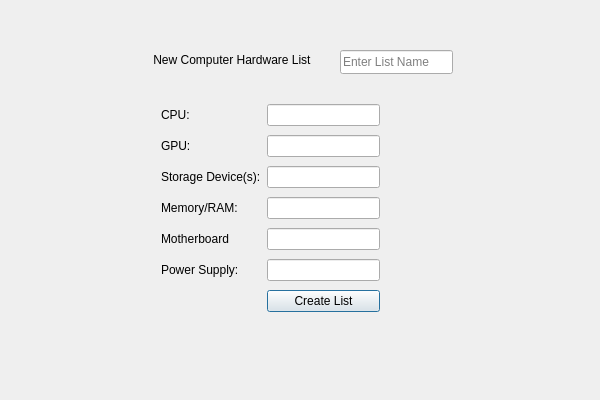
<?xml version="1.0" encoding="UTF-8"?>
<ui version="4.0">
 <class>NewListClass</class>
 <widget class="QDialog" name="NewListClass">
  <property name="geometry">
   <rect>
    <x>0</x>
    <y>0</y>
    <width>600</width>
    <height>400</height>
   </rect>
  </property>
  <property name="windowTitle">
   <string>New Part List</string>
  </property>
  <widget class="QWidget" name="layoutWidget">
   <property name="geometry">
    <rect>
     <x>150</x>
     <y>90</y>
     <width>241</width>
     <height>241</height>
    </rect>
   </property>
   <layout class="QGridLayout" name="gridLayout">
    <item row="4" column="1">
     <widget class="QLineEdit" name="memoryInput"/>
    </item>
    <item row="6" column="0">
     <widget class="QLabel" name="psuLabel">
      <property name="text">
       <string>Power Supply:</string>
      </property>
     </widget>
    </item>
    <item row="1" column="0">
     <widget class="QLabel" name="gpuLabel">
      <property name="text">
       <string>GPU:</string>
      </property>
     </widget>
    </item>
    <item row="5" column="0">
     <widget class="QLabel" name="motherboardLabel">
      <property name="text">
       <string>Motherboard</string>
      </property>
     </widget>
    </item>
    <item row="1" column="1">
     <widget class="QLineEdit" name="gpuInput"/>
    </item>
    <item row="3" column="1">
     <widget class="QLineEdit" name="storageInput"/>
    </item>
    <item row="5" column="1">
     <widget class="QLineEdit" name="motherboardInput"/>
    </item>
    <item row="4" column="0">
     <widget class="QLabel" name="memoryLabel">
      <property name="text">
       <string>Memory/RAM:</string>
      </property>
     </widget>
    </item>
    <item row="6" column="1">
     <widget class="QLineEdit" name="psuInput"/>
    </item>
    <item row="0" column="0">
     <widget class="QLabel" name="cpuLabel">
      <property name="text">
       <string>CPU:</string>
      </property>
     </widget>
    </item>
    <item row="3" column="0">
     <widget class="QLabel" name="storageLabel">
      <property name="text">
       <string>Storage Device(s):</string>
      </property>
     </widget>
    </item>
    <item row="0" column="1">
     <widget class="QLineEdit" name="cpuInput"/>
    </item>
    <item row="7" column="1">
     <widget class="QPushButton" name="okButton">
      <property name="text">
       <string>Create List</string>
      </property>
     </widget>
    </item>
   </layout>
  </widget>
  <widget class="QLabel" name="label">
   <property name="geometry">
    <rect>
     <x>150</x>
     <y>50</y>
     <width>171</width>
     <height>20</height>
    </rect>
   </property>
   <property name="text">
    <string> New Computer Hardware List</string>
   </property>
  </widget>
  <widget class="QLineEdit" name="lineEdit">
   <property name="geometry">
    <rect>
     <x>340</x>
     <y>50</y>
     <width>113</width>
     <height>24</height>
    </rect>
   </property>
   <property name="placeholderText">
    <string>Enter List Name</string>
   </property>
  </widget>
 </widget>
 <layoutdefault spacing="6" margin="11"/>
 <resources/>
 <connections>
  <connection>
   <sender>okButton</sender>
   <signal>clicked()</signal>
   <receiver>NewListClass</receiver>
   <slot>accept()</slot>
   <hints>
    <hint type="sourcelabel">
     <x>329</x>
     <y>309</y>
    </hint>
    <hint type="destinationlabel">
     <x>169</x>
     <y>314</y>
    </hint>
   </hints>
  </connection>
 </connections>
</ui>
